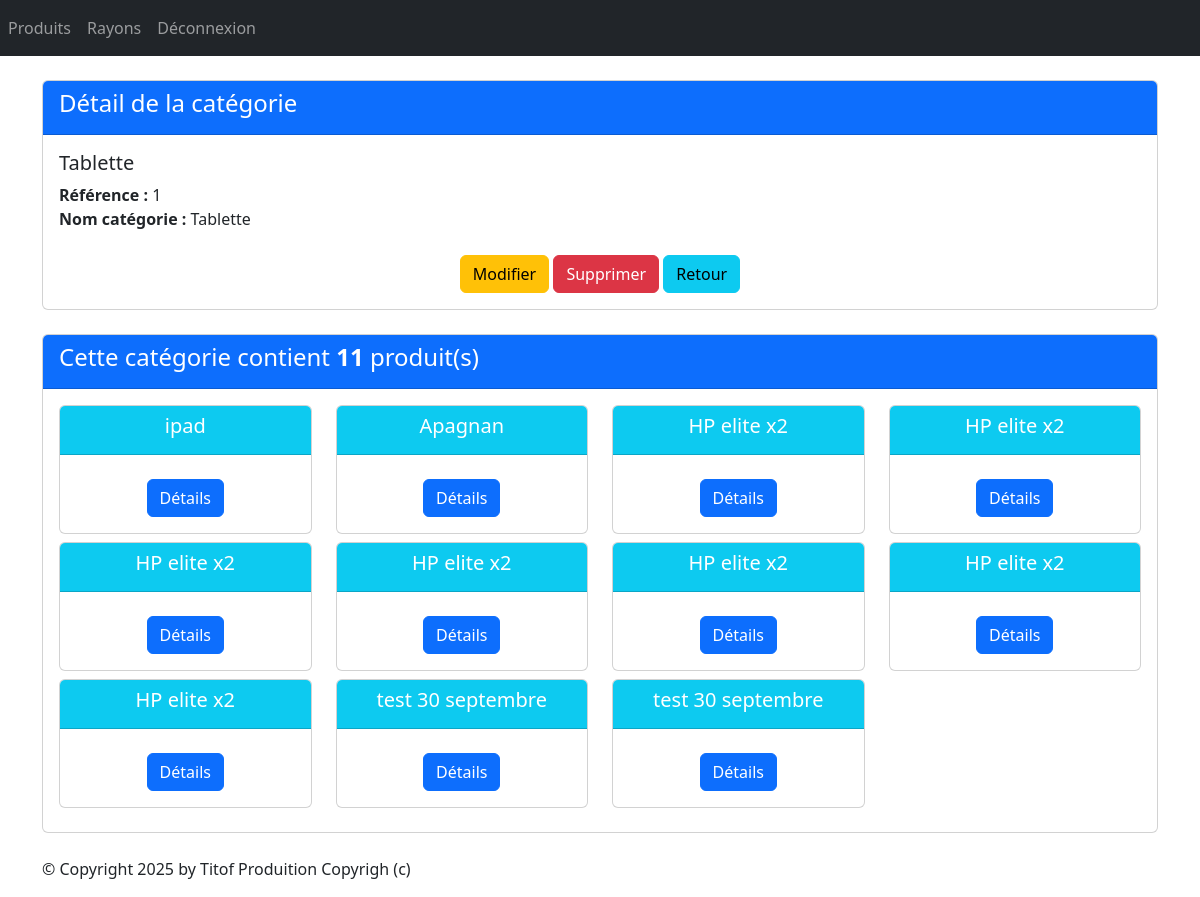
Screenshot of /monApp/categorie/1/ (signed in) with the database file from the repository.
### monApp/models.py (models this page shows, shortened)
class Categorie(models.Model):
	idCat = models.AutoField(primary_key=True)
	nomCat = models.CharField(max_length=100)

class Produit(models.Model):
	refProd = models.AutoField(primary_key=True)
	intituleProd = models.CharField(max_length=200)
	prixUnitaireProd = models.DecimalField(max_digits=10, decimal_places=2)
	dateFabrication = models.DateField(default=datetime.date(2024, 9, 4))
	categorie = models.ForeignKey(Categorie, on_delete=models.CASCADE, related_name="produits", null=True, blank=True)
	statut = models.ForeignKey(Statut, on_delete=models.CASCADE, related_name="produits", null=True, blank=True)

### monApp/views.py (the view)
# urls.py: path("categorie/<pk>/", views.CategorieDetailView.as_view(), name="dtl-categorie"),
@method_decorator(login_required, name='dispatch')
class CategorieDetailView(DetailView):
    model = Categorie
    template_name = "monApp/detail_categorie.html"
    context_object_name = "categorie"
    def get_queryset(self):
        return Categorie.objects.annotate(nb_produits=Count('produits'))
    def get_context_data(self, **kwargs):
        context = super(CategorieDetailView, self).get_context_data(**kwargs)
        context['titremenu'] = "Détail de la catégorie"
        context['prdts'] = self.object.produits.all()
        return context

### monApp/templates/monApp/detail_categorie.html
{% extends 'monApp/base.html' %}
{% block contenu %}
<div class="card mb-4">
    <div class="card-header bg-primary text-white">
        <h4>Détail de la catégorie</h4>
    </div>
    <div class="card-body">
        <h5 class="card-title">{{ categorie.nomCat }}</h5>
        <ul class="list-unstyled">
            <li><strong>Référence :</strong> {{ categorie.idCat }}</li>
            <li><strong>Nom catégorie :</strong> {{ categorie.nomCat }}</li>
        </ul>
        <div class="car-footer text-center">
            <a href="{% url 'categorie-chng' categorie.idCat %}" class="btn btn-warning mt-2">Modifier</a>
            <a href="{% url 'dlt-categorie' categorie.idCat %}" class="btn btn-danger mt-2">Supprimer</a>
            <a href="{% url 'lst_categories' %}" class="btn btn-info mt-2">Retour</a>
        </div>
    </div>
</div>
<div class="card mb-4">
    <div class="card-header bg-primary text-white">
        <h4>Cette catégorie contient <strong>{{ categorie.nb_produits }}</strong> produit(s)</h4>
    </div>
    <div class="card-body">
        <div class="row">
            {% if prdts %}
                {% for prdt in prdts %}
                    <div class="col-sm-3">
                        <div class="card mb-2 text-center">
                            <div class="card-header bg-info text-white">
                                <h5 class="card-title">{{ prdt.intituleProd }}</h5>
                            </div>
                            <div class="card-body">
                                <a href="{% url 'dtl-prdt' prdt.refProd %}" class="btn btn-primary mt-2">Détails</a>
                            </div>
                        </div>
                    </div>
                {% endfor %}
            {% else %}
                <p class="text-muted">Aucun produit trouvé pour cette catégorie.</p>
            {% endif %}
        </div>
    </div>
</div>
{% endblock %}

### rows the page displays
Categorie: nomCat "Tablette", idCat "1", nb_produits "11"
Produit: intituleProd "ipad"
Produit: intituleProd "Apagnan"
Produit: intituleProd "HP elite x2"
Produit: intituleProd "HP elite x2"
Produit: intituleProd "HP elite x2"
Produit: intituleProd "HP elite x2"
Produit: intituleProd "HP elite x2"
Produit: intituleProd "HP elite x2"
Produit: intituleProd "HP elite x2"
Produit: intituleProd "test 30 septembre"
Produit: intituleProd "test 30 septembre"
